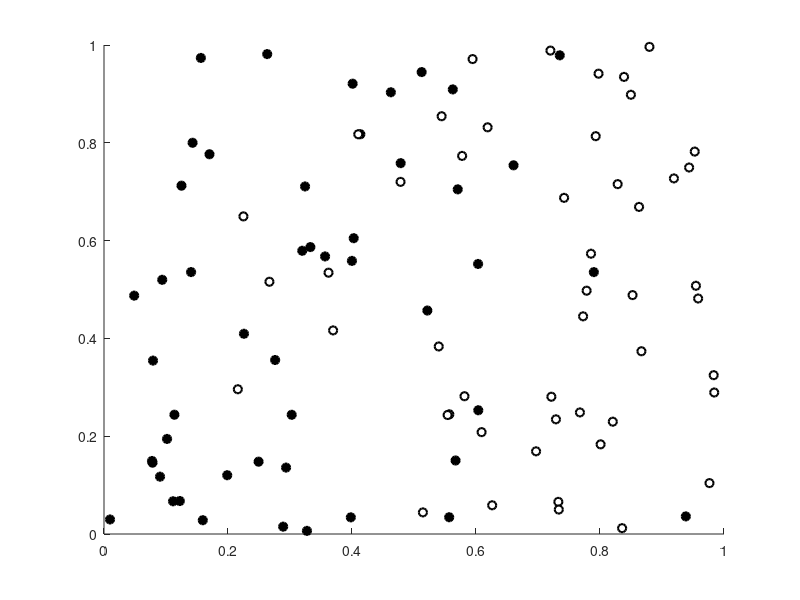

Write the MATLAB code that produced this figure. (Note: this script raises an error after producing the figure.)
load('data_lvq.mat');

% Defining some names
data = w5_1;
[example_count, dimension]  = size(data);
class1 = data(1:example_count/2,:);
class2 = data((example_count/2)+1 : example_count, :);

% Defining prototypes (x,y,i,j) where x and y are the features from our input
% vectors. i is the index from the input and j is class 1 or 2.
prototype_count = 2;
prototypes = zeros(prototype_count,4);

for i = 1:prototype_count
    if i <= prototype_count/2
        r = randi(example_count/2);
    else
        r = randi(example_count/2) + 50;
    end
    if i ~= 1
        while ismember(r,prototypes(:,3)) ~= 0
            if i <= prototype_count/2
                r = randi(example_count/2);
            else
                r = randi(example_count/2) + 50;
            end
        end
    end
    prototypes(i,1) = data(r,1);
    prototypes(i,2) = data(r,2);
    prototypes(i,3) = r;
    if r <= 50
        prototypes(i,4) = 1 ;
    else
        prototypes(i,4) = 2 ;
    end
end

% Remove prototypes from class variables so we don't plot the prototypes
% 2 times
class1(prototypes(1:prototype_count/2,3),:) = [];
class2(prototypes((prototype_count/2)+1:prototype_count,3)-50,:) = [];


% Plot examples
close all;
f = figure('visible','on', 'pos',[0 0 1920 1080]); % Plotting examples
scatter(class1(:,1), class1(:,2),'MarkerEdgeColor',[0 0 0], ...
    'MarkerFaceColor',[0 0 0], 'LineWidth', 1.5);
hold on
scatter(class2(:,1), class2(:,2), 'MarkerEdgeColor',[0 0 0], ...
    'MarkerFaceColor',[1 1 1], 'LineWidth',1.5);

% Begin epochs
distances_to_prototypes = zeros(example_count, prototype_count);
epoch_max = 10;
step_size = 0.002;
training_error = zeros(1,epoch_max);
for i = 1:epoch_max
    rand_example_idxs = randperm(example_count);
    training_error_sum = 0;
    
    for j = 1:example_count
        if ismember(j,prototypes(:,3)) == 0 % example is not prototype
            example_x = data(rand_example_idxs(j),1);
            example_y = data(rand_example_idxs(j),2);
            for k = 1:prototype_count
                prototype_x = prototypes(k,1);
                prototype_y = prototypes(k,2);
                x_diff = abs(prototype_x - example_x);
                y_diff = abs(prototype_y - example_y);
                euclidian_dist = sqrt(x_diff^2 + y_diff^2);
                distances_to_prototypes(j, k) = euclidian_dist;
            end
            
            [winner_dist, winner_idx] = min(distances_to_prototypes(j,:));
            winner_x = prototypes(winner_idx, 1);
            winner_y = prototypes(winner_idx, 2);
            if ((prototypes(winner_idx,4) == 1) && (j <= 50)) ...
                    || ((prototypes(winner_idx,4) == 2) && (j > 50)) % same class
                prototypes(winner_idx,1:2) = ...
                    new_prototype(step_size, winner_x, winner_y, example_x, example_y);
            else % different class so reflect example point over protoype then move
                training_error_sum = training_error_sum + 1;
                if example_x > winner_x
                    example_x = winner_x - x_diff;
                else
                    example_x = winner_x + x_diff;
                end
                
                if example_y > winner_y
                    example_y = winner_y - y_diff;
                else
                    example_y = winner_y + y_diff;
                end
                prototypes(winner_idx,1:2) = ...
                    new_prototype(step_size, winner_x, winner_y, example_x, example_y);
            end
        end
    end
    
    figure(f);
    
    class1_prototypes = scatter(prototypes(1:prototype_count/2,1), ...
        prototypes(1:prototype_count/2,2), ...
        'MarkerEdgeColor',[0 0 0], 'MarkerFaceColor',[0 1 0], ...
        'LineWidth',1.5);
    hold on
    class2_prototypes = scatter(prototypes((prototype_count/2)+1:prototype_count,1), ...
        prototypes((prototype_count/2)+1:prototype_count,2), ...
        'MarkerEdgeColor',[0 0 0], 'MarkerFaceColor',[0 0 1], ...
        'LineWidth',1.5);
    
    title_name = sprintf('LVQ-1 Feature Space: %d epochs elapsed', i);
    title(title_name);
    xlabel('Feature x');
    ylabel('Feature y');
    
    l = legend('location','southoutside', 'Class 1','class 2', 'Class 1 Prototype', 'Class 2 Prototype');
    
    filename = sprintf('%s_%d','epochs',i);
    saveas(f, filename, 'png');
    
    delete(class1_prototypes);
    delete(class2_prototypes);
    
    % Collect quantization error
    training_error(i) = training_error_sum;
end

% Plot quantization error
f2 = figure('visible','on');
hold on
plot(training_error);
title('Training Error');
xlabel('Epoch');
ylabel('Misclassifications (%)');
filename = sprintf('%s_K=%d_tmax=%d', 'LVQ`_training_error', prototype_count, epoch_max);
saveas(f2, filename, 'png');
